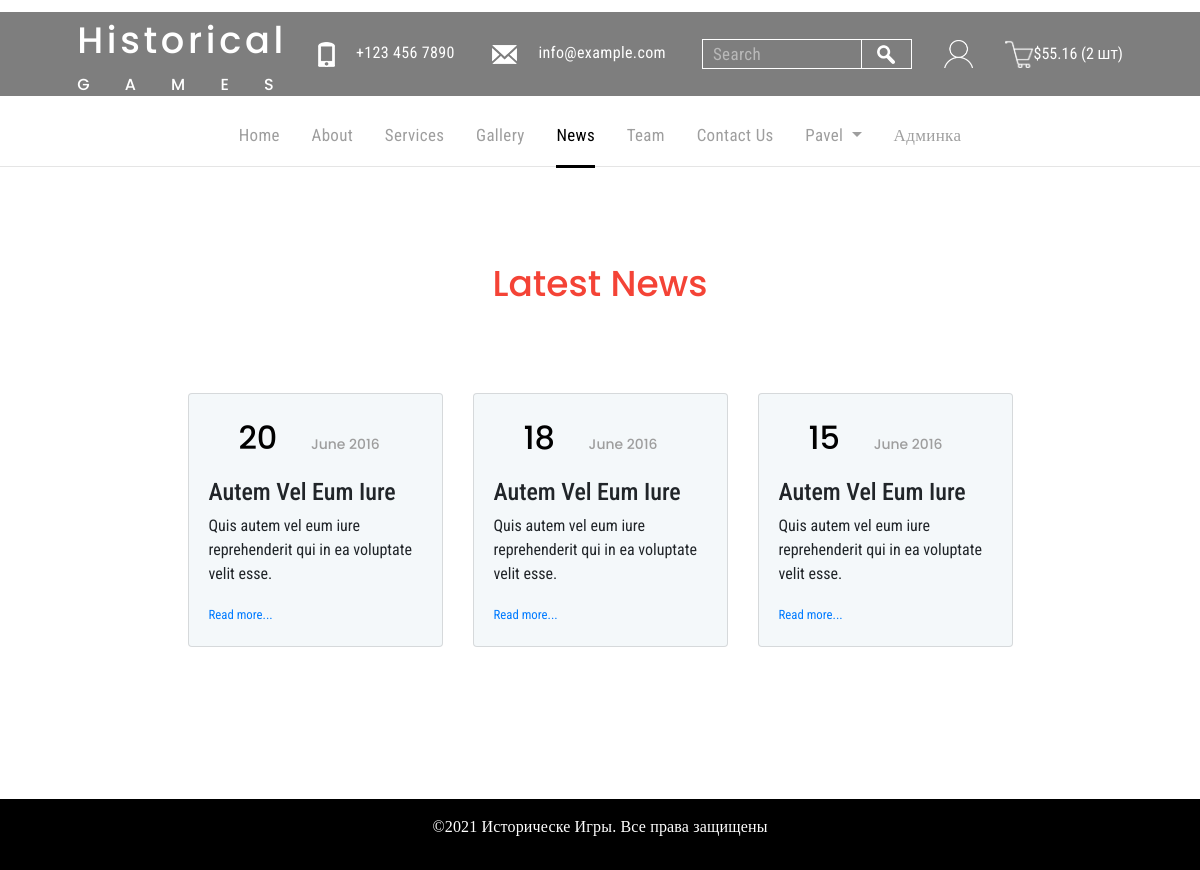
The page /news/1/ (signed in) on the database its author committed.
### basketapp/models.py (models this page shows, shortened)
class Basket(models.Model):
	user = models.ForeignKey(settings.AUTH_USER_MODEL, on_delete = models.CASCADE, related_name = "basket")
	product = models.ForeignKey(Product, on_delete = models.CASCADE)
	quantity = models.PositiveIntegerField(verbose_name = "количество", default = 0)
	add_datetime = models.DateTimeField(verbose_name = "дата", auto_now_add = True)
	@property
	def product_cost(self):
		return self.product.get_price * self.quantity
	@property
	def total_quantity(self):
		items = Basket.objects.filter(user = self.user)
		return sum(list(map(lambda x: x.quantity, items)))
	@property
	def total_cost(self):
		items = Basket.objects.filter(user=self.user)
		return sum(list(map(lambda x: x.product_cost, items)))

### authapp/models.py (models this page shows, shortened)
class ShopUser(AbstractUser):
	avatar = models.ImageField(upload_to="users_avatars", blank=True)
	age = models.PositiveIntegerField(verbose_name = "возраст", default=18)
	activation_key = models.CharField(max_length=128, blank=True)
	activation_key_expires = models.DateTimeField(default=(datetime.now() + timedelta(hours=48)))

### mainapp/models.py (models this page shows, shortened)
class Product(models.Model):
    category = models.ForeignKey(ProductCategory, on_delete=models.CASCADE)
    name = models.CharField(verbose_name="название игры", max_length=128)
    image = models.ImageField(upload_to="products_images", blank=True)
    description = models.TextField(verbose_name="описание игры", blank=True)
    price = models.DecimalField(verbose_name="стоимость игры", max_digits=8, decimal_places=2,
                                default=0)
    quantity = models.IntegerField(verbose_name="количество на складе", default=0)
    is_active = models.BooleanField(verbose_name='активна', default=True)
    @property
    def get_price(self):
        if self.quantity >= 200:
            return self.disc_price
        else:
            return self.price

class News(models.Model):
    title = models.CharField(verbose_name="заголовок", max_length=64)
    published = models.DateField(verbose_name="опубликовано",
                                 default=datetime.now)
    updated = models.DateField(verbose_name='обновлено',
                               auto_now=True)
    short_desc = models.CharField(verbose_name="краткое описание",
                                  max_length=256)
    description = models.TextField(verbose_name="текст новости")
    img_1 = models.ImageField(upload_to="news", blank=True)
    img_2 = models.ImageField(upload_to="news", blank=True)
    img_3 = models.ImageField(upload_to="news", blank=True)
    is_active = models.BooleanField(verbose_name='активна',
                                    default=True)

### mainapp/views.py (the view)
# urls.py: path('news/<int:page>/', adminapp.NewsListView.as_view(), name='news_page'),
def news(request, page=1):
    news_item = News.objects.filter(is_active=True).order_by('-published')
    paginator = Paginator(news_item, 3)
    try:
        news_paginator = paginator.page(page)
    except PageNotAnInteger:
        news_paginator = paginator.page(1)
    except EmptyPage:
        news_paginator = paginator.page(paginator.num_pages)
    context = {
        'title': "News",
        'news': news_paginator
    }
    return render(request, 'mainapp/news.html', context)

### mainapp/context_processors.py (called while the page is built)
def basket(request):
    basket = []
    if request.user.is_authenticated:
        basket = Basket.objects.filter(user=request.user)
    return {'basket': basket}

### mainapp/templates/mainapp/news.html (shortened to what this page needs)
{% extends 'mainapp/base.html' %}
{% load static %}
    {% block menu %}
    <div class="menu">
        {% include 'mainapp/include/inc_menu_gray.html' %}
        <hr class="gray">
    </div>
    {% endblock %}
	{% block content %}
        <h3 class="cont_head text-center">Latest News</h3>
	<div class="container">
		<div class="row justify-content-center">
			{% include 'mainapp/include/inc_block_news.html' %}
		</div>
	</div>
    {% endblock %}

### mainapp/templates/mainapp/base.html (shortened to what this page needs)
<!DOCTYPE html>
{% load static %}
<html>
<head>
	{% block links %}
	<link rel="stylesheet" type="text/css" href="{% static 'style/bootstrap.min.css' %}">
	<link rel="stylesheet" type="text/css" href="{% static 'style/style.css'%}">
	{% endblock %}
</head>
<body>
		{% block top_tab %}
		<div class="top_tab">
			<div class="logo">
				<a href="{% url 'main' %}">
					<p class="logo_first">Historical</p>
					<p class="logo_second">GAMES</p>
				</a>
			</div>
			<div class="tel">
				<a href="#"><img src="{% static 'img/tel.png' %}" alt="tel"></a>
				<span class="text_tel">+123 456 7890</span>
				<a href="#"><img src="{% static 'img/email.png' %}" alt="email"></a>
				<span class="text_email">info@example.com</span>
			</div>
			<div class="search">
				<form action="{% url 'search_results' %}" method="get">
					<input name="q" type="text" placeholder="Search">
					<div>
						<button><img src="{% static 'img/search.png' %}" alt="search"></button></div>
				</form>
			</div>
			{% if user.is_authenticated %}
			<a class= "login_icon" href="{% url 'auth:edit' %}" title= " {{ user.first_name|default:'Пользователь' }} "></a>
			{% else %}
			<a class= "login_icon" href="{% url 'auth:login' %}" title= "Вход/регистрация"></a>
			{% endif %}
			<a class= "basket" href="{% url 'basket:view' %}" title="
				{% if basket %}
					В козине {{ basket.0.total_quantity }} товаров на сумму ${{ basket.0.total_cost }}
				{% endif %}">
			</a>
			<span>
				{% if basket %}
					${{ basket.0.total_cost }} ({{ basket.0.total_quantity }} шт)
				{% endif %}
			</span>
		</div>
		{% endblock %}
		{% block menu %}
		{% endblock %}
	{% block content %}
	{% endblock %}
	{% block footer %}
	<div class="footer">
		<p>&copy;{% now "Y" %} Историческе Игры. Все права защищены</p>
	</div>
	{% endblock %}
</body>
</html>

### mainapp/templates/mainapp/include/inc_menu_gray.html (shortened to what this page needs)
<ul class="gray">
	<li><a href="{% url 'main' %}">Home</a></li>
	<li><a href="{% url 'about' %}" class="{% if request.resolver_match.url_name == 'about' %}gray-selected{% endif %}">About</a></li>
	<li><a href="{% url 'services' %}"
		   class="{% if request.resolver_match.url_name == 'services' %}gray-selected{% endif %}">Services</a></li>
	<li><a href="{% url 'page' 1 %}" class="{% if request.resolver_match.url_name == 'page' %}gray-selected{% endif %}">Gallery</a></li>
	<li><a href="{% url 'news' 1 %}" class="{% if request.resolver_match.url_name == 'news' %}gray-selected{% endif %}">News</a></li>
	<li><a href="{% url 'team' %}" class="{% if request.resolver_match.url_name == 'team' %}gray-selected{% endif %}">Team</a></li>
	<li><a href="{% url 'contacts' %}" class="{% if request.resolver_match.url_name == 'contacts' %}gray-selected{% endif %}">Contact Us</a></li>
    <li>
        {% if user.is_authenticated %}
		<div class="dropdown">
			<a class="dropdown-toggle" href="" data-toggle="dropdown">
				{{ user.first_name|default:'Пользователь' }}
			</a>
		</div>
        {% endif %}
    </li>
	<li>{% if user.is_superuser %}<a href="{% url 'admin:users' %}">Админка</a>{% endif %}</li>
</ul>

### mainapp/templates/mainapp/include/inc_block_news.html
{% for item in news %}
<div class="col-8 col-sm-4 col-lg-3 mb-4">
    <div class="card card-news" style="background: #f4f8fa;">
        <div class="card-body">
            <p>
                <span class="date_p">{{item.published|date:"d"}}</span>
                <span class="text_date">{{item.published|date:"F Y"}}</span>
            </p>
            <h4>{{item.title|title}}</h4>
            <p class="card-text">{{item.short_desc}}</p>
            <a class="small" href="{% url 'news_detail' item.pk%}">Read more...</a>
        </div>
    </div>
</div>
{% endfor %}

### mainapp/static/style/style.css (style rules this page uses)
* { margin: 0; padding: 0; }
body { font-family: 'Roboto Condensed', sans-serif; }
.logo { max-width: 172px; height: 48px; }
.logo a { text-decoration: none; }
.logo_first { max-width: 169px; height: 29px; color: #ffffff; font-family: Poppins; font-size: 2.3rem; font-weight: 500; line-height: 1.3rem; letter-spacing: 0.1em; }
.logo_second { width: 171px; height: 12px; color: #ffffff; font-family: Poppins; font-size: 1.0rem; font-weight: 500; line-height: 1.3rem; letter-spacing: 2.2em; }
.tel { padding-left: 5.8%; }
.text_tel { width: 110px; height: 12px; color: #ffffff; font-size: 1.0rem; font-weight: 400; line-height: 1.3rem; letter-spacing: 0.35px; margin-left: 1.1rem; margin-right: 2.1rem; }
.text_email { color: #ffffff; font-size: 1.0rem; font-weight: 400; line-height: 1.3rem; letter-spacing: 0.36px; margin-left: 1.1rem; }
.search { height: 30px; border: 1px solid #ffffff; margin-left: 3%; display: flex; }
.search form { display: inline-flex; }
.search form button { background-color: transparent; border: none; }
.search input { max-width: 158px; text-align: left; font-size: 1.06rem; font-family: 'Roboto Condensed', sans-serif; color: #ffffff; font-weight: 400; line-height: 1.3rem; letter-spacing: 0.36px; padding-left: 10px; background: transparent; border: none; }
.search div { width: 50px; display: flex; display: -webkit-flex; justify-content: center; -webkit-justify-content: center; align-items: center; -webkit-align-items: center; border-left: 1px solid #ffffff; }
.top_tab { width: 100%; height: 84px; background: #000000; opacity: 0.5; position: relative; top: 12px; display: flex; justify-content: center; align-items: center; }
.top_tab span { color: #fff; }
.menu ul { text-align: center; margin: 0 auto; position: relative; top: 12px; }
.menu li { display: inline-block; margin-top: 28px; padding: 0 14px; }
.menu a { color: #000000; font-family: "Roboto Condensed"; font-size: 1.06rem; font-weight: 400; line-height: 1.3rem; letter-spacing: 0.36px; text-decoration: none; }
.gray a { color: #9e9e9e; font-family: "Roboto Condensed"; font-size: 1.06rem; font-weight: 400; line-height: 1.3rem; letter-spacing: 0.36px; text-decoration: none; }
a.gray-selected { color: #000000; letter-spacing: 0.36px; padding-bottom: 20px; border-bottom: 3px solid #000000; }
hr { color: #ffffff; margin-top: 30px; }
.gray { color: #000000; margin-top: 30px; }
.services-head, .news_head, .team_head, .cont_head, .route_head { color: #f44336; font-family: Poppins; font-size: 2.25rem; font-weight: 500; line-height: 3rem; margin-top: 5.8rem; text-align: center; margin-bottom: 5.3rem; }
.card-news a { text-decoration: none; }
.date_p { color: #000000; font-family: Poppins; font-size: 2rem; font-weight: 500; line-height: 3rem; padding-top: 1.43rem; padding-left: 1.87rem; margin-bottom: 0; }
.text_date { color: #9e9e9e; font-family: Poppins; font-size: 0.87rem; font-weight: 500; padding-left: 1.87rem; }
.footer { margin-top: 8rem; width: 100%; height: 71px; background-color: #000000; display: flex; align-items: center; justify-content: center; }
.footer p { color: #ffffff; font-family: "Arial Narrow"; font-size: 1rem; font-weight: 400; line-height: 1.37rem; letter-spacing: 0.16px; }
.basket { width: 1.8rem; height: 1.8rem; margin-left: 2rem; background-image: url(/static/img/cart.png); background-size: cover; }
.login_icon { width: 1.8rem; height: 1.8rem; margin-left: 2rem; background-image: url(/static/img/login.png); background-size: cover; }

### rows shown on the page
Basket: user+product+quantity "55.16", user+quantity "2"
ShopUser: first_name "Pavel"
News: published "20", published "June 2016", title "Autem Vel Eum Iure", short_desc "Quis autem vel eum iure reprehenderit qui in ea voluptate velit esse."
News: published "18", published "June 2016", title "Autem Vel Eum Iure", short_desc "Quis autem vel eum iure reprehenderit qui in ea voluptate velit esse."
News: published "15", published "June 2016", title "Autem Vel Eum Iure", short_desc "Quis autem vel eum iure reprehenderit qui in ea voluptate velit esse."
